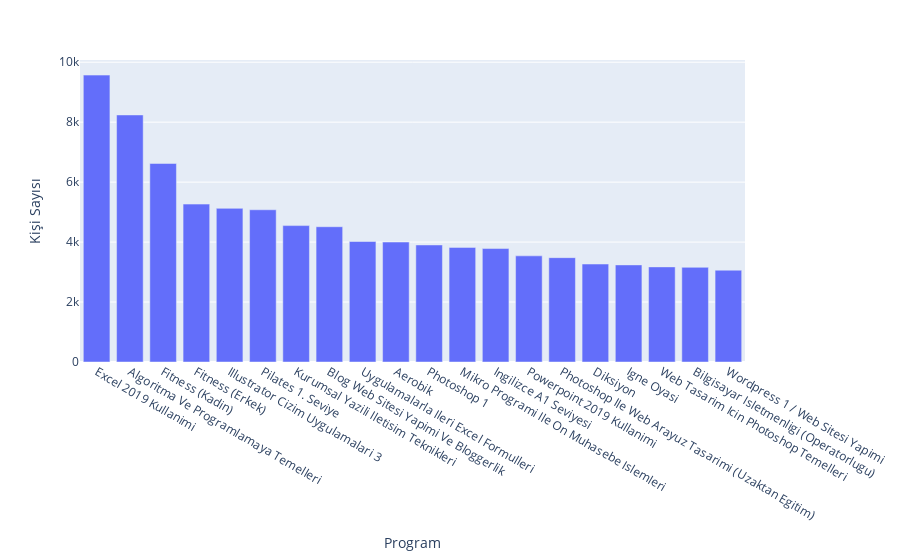

Source (notebook cell):
### Code cell
x = df_prog["Program"]
y = df_prog["Kişi Sayısı"]

fig = px.bar(df_prog, x='Program', y='Kişi Sayısı')
fig.show()

### Figure 1 — Plotly figure (JSON) as saved in the notebook; plotly's stock layout.template omitted (floating-point values rounded to 4 significant figures)
{"data": [{"alignmentgroup": "True", "hovertemplate": "Program=%{x}<br>Kişi Sayısı=%{y}<extra></extra>", "legendgroup": "", "marker": {"color": "#636efa", "pattern": {"shape": ""}}, "name": "", "offsetgroup": "", "orientation": "v", "showlegend": false, "textposition": "auto", "type": "bar", "x": ["Excel 2019 Kullanimi", "Algoritma Ve Programlamaya Temelleri", "Fitness (Kadin)", "Fitness (Erkek)", "Illustrator Cizim Uygulamalari 3", "Pilates 1. Seviye", "Kurumsal Yazili Iletisim Teknikleri", "Blog Web Sitesi Yapimi Ve Bloggerlik", "Uygulamalarla Ileri Excel Formulleri", "Aerobik", "Photoshop 1", "Mikro Programi Ile On Muhasebe Islemleri", "Ingilizce A1 Seviyesi", "Powerpoint 2019 Kullanimi", "Photoshop Ile Web Arayuz Tasarimi (Uzaktan Egitim)", "Diksiyon", "Igne Oyasi", "Web Tasarim Icin Photoshop Temelleri", "Bilgisayar Isletmenligi (Operatorlugu)", "Wordpress 1 / Web Sitesi Yapimi"], "xaxis": "x", "y": [9570, 8241, 6622, 5267, 5125, 5078, 4550, 4512, 4019, 4001, 3904, 3823, 3784, 3540, 3480, 3268, 3239, 3173, 3158, 3062], "yaxis": "y"}], "layout": {"barmode": "relative", "legend": {"tracegroupgap": 0}, "margin": {"t": 60}, "xaxis": {"anchor": "y", "domain": [0, 1], "title": {"text": "Program"}}, "yaxis": {"anchor": "x", "domain": [0, 1], "title": {"text": "Kişi Sayısı"}}}}
